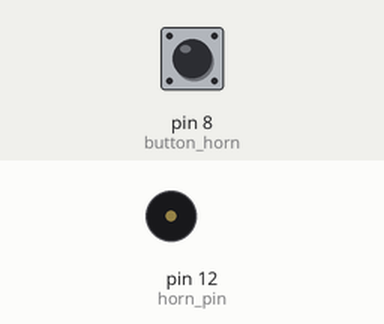
The sketch below on a simulated Arduino Uno, built with avr-gcc and run on an emulated ATmega328P. Shown: buzzer (waves = sounding). The test bench sets the inputs (shaded band); at power-on: pin 8 (button_horn) HIGH.

Above: at 1.2 s.
1.3 s: pin 8 (button_horn) pulled LOW for 0.15 s
At 1.48 s:
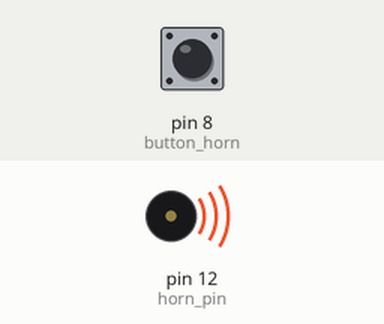
4.3 s: pin 8 (button_horn) pulled LOW for 1 s
7.3 s: pin 8 (button_horn) pulled LOW for 3.2 s
Timing chart, 0 to 13.1 s (numbered marks = the images above; inputs shaded):
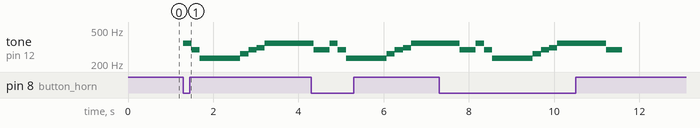

The sketch:

Sensors2_Final_Sound.ino
```cpp
// Project 12 - Piezo Sounder Melody Player

#define NOTE_A3  220
#define NOTE_AS3 233
#define NOTE_B3  247
#define NOTE_C4  262
#define NOTE_CS4 277
#define NOTE_D4  294
#define NOTE_DS4 311
#define NOTE_E4  330
#define NOTE_F4  349
#define NOTE_FS4 370
#define NOTE_A4  440
#define NOTE_AS4 466

#define WHOLE 1
#define HALF 0.5
#define QUARTER 0.25
#define EIGHTH 0.125
#define SIXTEENTH 0.0625


int tune[12] = {
NOTE_F4, NOTE_D4, NOTE_AS3, NOTE_AS3, NOTE_AS3, NOTE_C4, NOTE_D4, NOTE_DS4, NOTE_F4, NOTE_F4, NOTE_F4, NOTE_D4};

float duration[12] = {
EIGHTH, EIGHTH, QUARTER, QUARTER, EIGHTH, EIGHTH, EIGHTH, EIGHTH, QUARTER, QUARTER, QUARTER, QUARTER};

int length;
int horn_pin = 12;
int button_horn = 8;

void setup() {
        pinMode(button_horn, INPUT);   // initialize the pushbutton pin as an input:
        digitalWrite(button_horn, HIGH);
  	pinMode(horn_pin, OUTPUT);
  	length = sizeof(tune) / sizeof(tune[0]);
}

void loop() {
  int horn_status = digitalRead(button_horn);
    if (horn_status == LOW)
  	for (int x=0; x<length; x++) {
    		tone(horn_pin, tune[x]);
    		delay(1500 * duration[x]);
    		noTone(horn_pin);
                delay(5);
  	}
}
```

Measured:
- after the input at 1.3 s, tone on pin 12 (horn_pin): plays 349 Hz for 0.19 s, 294 Hz for 0.19 s, 233 Hz for 0.95 s, 262 Hz for 0.19 s, 294 Hz for 0.19 s, 311 Hz for 0.19 s … (7 notes in this stretch), starting at once
